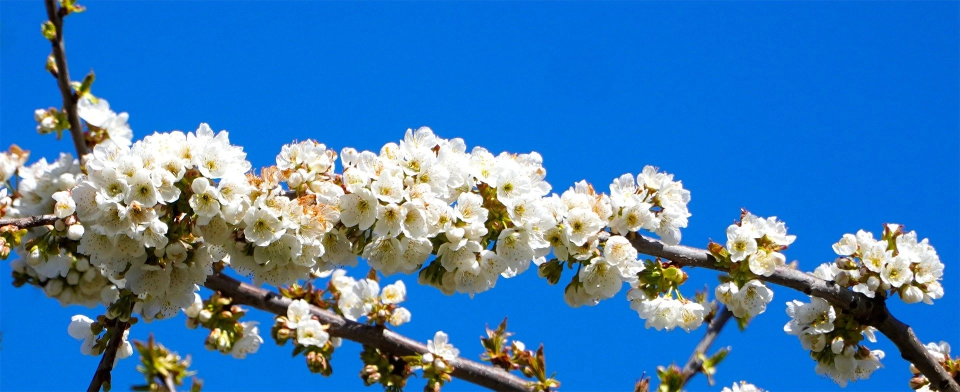
#> input picture image/cb.jpg, 1920 x 784 px (shown at 1/2 size)
$ jupyter execute --allow-errors '5 week.ipynb'
#> lines starting #> are read from the running program, lines starting #| are printed output that depends on the picture; after the words box and inside, x2 and y2 are one past the last pixel; in counts of white or black regions, pixels touching at a corner belong together
[cell 1]
import numpy as np
import cv2

[cell 2]
## 트랙바 (이진화, 어파인변환)
def onChange(pos): ## 콜백 함수
    pass

src_gray = cv2.imread('image/cb.jpg', 0) ## 그레이스케일
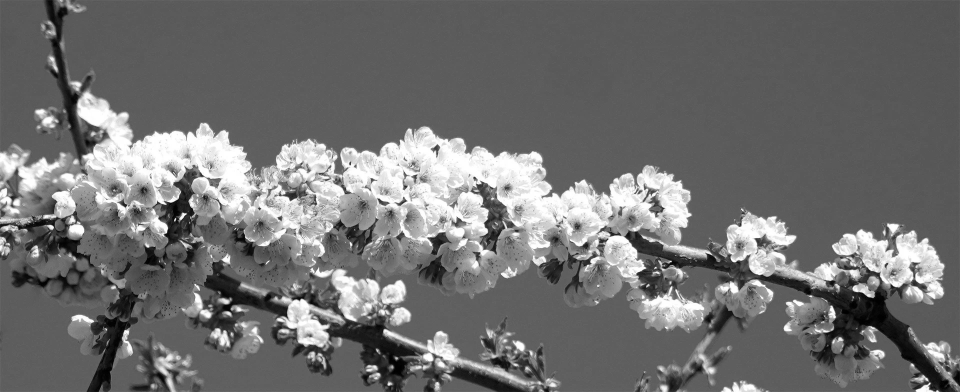
#> src_gray: shape (784, 1920) (shown at 1/2 size); min 0, max 255, mean 112.6
src_color = cv2.imread('image/cb.jpg', 1) ## bgr 컬러 스케일
#> src_color is the input picture: shape (784, 1920, 3); mean B, G, R 181.7, 124.4, 63
src_gray = cv2.resize(src_gray,dsize = (0,0), fx = 0.5, fy = 0.5, interpolation = cv2.INTER_AREA)
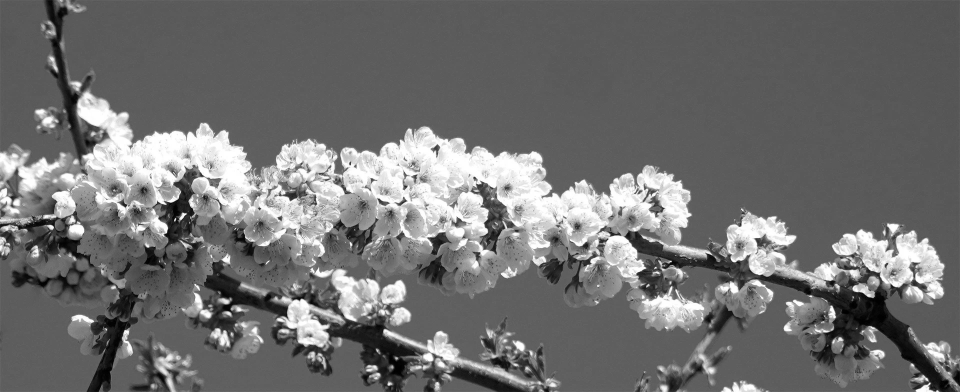
#> src_gray: shape (392, 960); min 0, max 255, mean 112.7
src_color = cv2.resize(src_color,dsize = (0,0), fx = 0.5, fy = 0.5, interpolation = cv2.INTER_AREA)
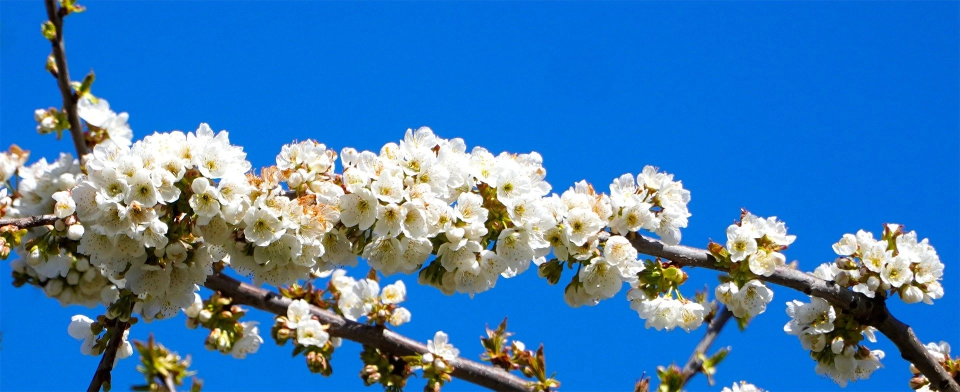
#> src_color: shape (392, 960, 3); mean B, G, R 181.8, 124.6, 63.1
height, width, channel = src_color.shape
#> height = 392; width = 960; channel = 3
cv2.namedWindow("Track_threshold") ## 스레스홀드를 사용하기위한 윈도우 창
cv2.namedWindow("Track_warpAffine") ## 어파인변환을 사용하기 위한 윈도우 창
cv2.createTrackbar('threshold', 'Track_threshold', 0, 255, onChange)
cv2.createTrackbar('maxValue', 'Track_threshold', 0, 255 , onChange)
cv2.createTrackbar('rotation', 'Track_warpAffine', 0, 360 , onChange)

cv2.setTrackbarPos('threshold','Track_threshold',127)
cv2.setTrackbarPos('maxValue','Track_threshold',255)
cv2.setTrackbarPos('rotation','Track_warpAffine',180)

while cv2.waitKey(1) != ord('q') : ## q 를 누르면 종료

#> (key q is pressed here)
    thresh = cv2.getTrackbarPos('threshold','Track_threshold')
    maxval = cv2.getTrackbarPos('maxValue','Track_threshold')
    _,binary = cv2.threshold(src_gray, thresh, maxval, cv2.THRESH_BINARY)

    rot = cv2.getTrackbarPos('rotation','Track_warpAffine')
    matrix = cv2.getRotationMatrix2D((width/2,height/2), rot, 1)
    warpAffine = cv2.warpAffine(src_color, matrix, (width,height), borderMode = cv2.BORDER_DEFAULT)

    cv2.imshow('Track_threshold',binary)
    cv2.imshow('Track_warpAffine',warpAffine)

cv2.destroyAllWindows()

[cell 3]
## 트랙바 (blur, hsv 컬러 추출)
def onChange(pos) : ## 콜백 함수
    pass
src = cv2.imread('image/tomato.jpg',1)
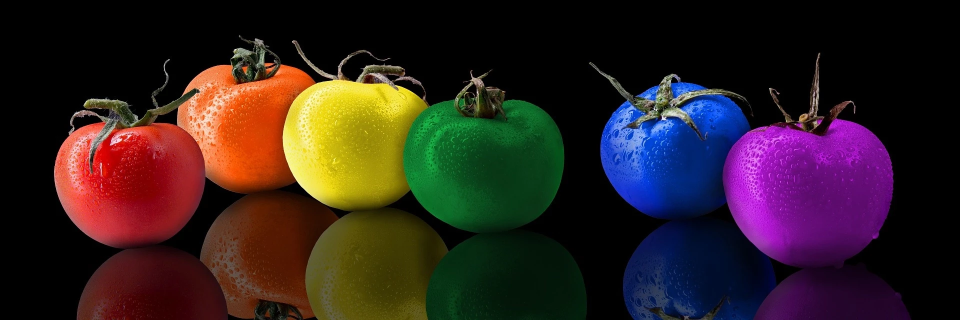
#> input picture image/tomato.jpg, 1920 x 640 px (shown at 1/2 size)
#> src is the input picture: shape (640, 1920, 3); mean B, G, R 31.8, 32.8, 48.3
src = cv2.resize(src, dsize = (0,0), fx = 0.5, fy = 0.5, interpolation = cv2.INTER_AREA)
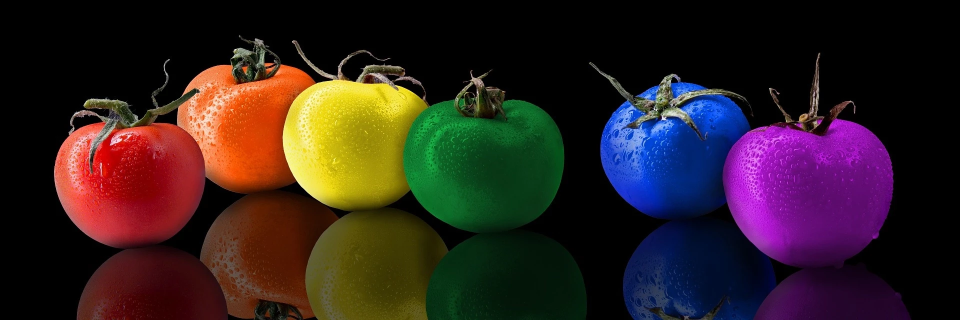
#> src: shape (320, 960, 3); mean B, G, R 31.8, 32.8, 48.4
hsv = cv2.cvtColor(src, cv2.COLOR_BGR2HSV)
#> hsv: shape (320, 960, 3); mean H, S, V 44.3, 121.6, 63.7
cv2.namedWindow("Track_blur") ## blur 윈도우 창
cv2.namedWindow("Track_hsv")  ## hsv 윈도우 창

cv2.createTrackbar('ksize_x', 'Track_blur', 1, 20, onChange) ## 커널 가로 축
cv2.createTrackbar('ksize_y', 'Track_blur', 1, 20, onChange) ## 커널 세로 축
cv2.createTrackbar('h_min', 'Track_hsv', 0, 180, onChange)   ## h의 최대값
cv2.createTrackbar('h_max', 'Track_hsv', 0, 180, onChange)   ## h의 최소값

cv2.setTrackbarPos('ksize_x', 'Track_blur', 1)
cv2.setTrackbarPos('ksize_y', 'Track_blur', 1)
cv2.setTrackbarMin('ksize_x', 'Track_blur', 1) ## 커널 사이즈가 0일 수 없기 때문에 트랙바 변수 최솟값을 1로 설정
cv2.setTrackbarMin('ksize_y', 'Track_blur', 1) ## 커널 사이즈가 0일 수 없기 때문에 트랙바 변수 최솟값을 1로 설정
cv2.setTrackbarPos('h_min', 'Track_hsv', 8)
cv2.setTrackbarPos('h_max', 'Track_hsv', 20)

while cv2.waitKey(1) != ord('q') :  ## q를 누르면 종료
#> (key q is pressed here)
    x = cv2.getTrackbarPos('ksize_x', 'Track_blur')
    y = cv2.getTrackbarPos('ksize_y', 'Track_blur')
    blur = cv2.blur(src, (x,y), anchor = (-1,-1))
    h_min = cv2.getTrackbarPos('h_min', 'Track_hsv')
    h_max = cv2.getTrackbarPos('h_max', 'Track_hsv')
    h, s, v = cv2.split(hsv)
    h = cv2.inRange(h, h_min, h_max)
    color = cv2.bitwise_and(hsv,hsv, mask = h)
    color = cv2.cvtColor(color, cv2.COLOR_HSV2BGR)
    cv2.imshow("Track_blur", blur)
    cv2.imshow('Track_hsv', color)
cv2.destroyAllWindows()

[cell 4]
## 허프변환 원 검출

src = cv2.imread('image/coin.jpg', 1)
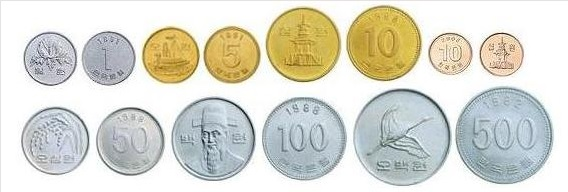
#> input picture image/coin.jpg, 568 x 192 px
#> src is the input picture: shape (192, 568, 3); mean B, G, R 206.6, 217.8, 218
dst = src.copy()
gray = cv2.cvtColor(src,cv2.COLOR_BGR2GRAY)
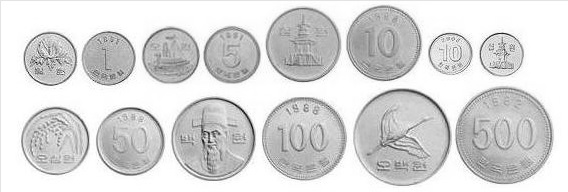
#> gray: shape (192, 568); min 4, max 255, mean 216.6


circles = cv2.HoughCircles(gray, cv2.HOUGH_GRADIENT, 1, 50, param1 = 150, param2 = 40, minRadius = 10, maxRadius = 50)
#> circles = 14 rows, first 8: [401.5, 136.5, 48.3], [302.5, 44.5, 37.1], [212.5, 139.5, 41.9], [54.5, 140.5, 33.8], [504.5, 134.5, 49.4], [305.5, 139.5, 40.2], [129.5, 141.5, 34], [108.5, 57.5, 27.1]

for i in circles[0]:
    cv2.circle(dst,(i[0].astype(np.uint16),i[1].astype(np.uint16)),i[2].astype(np.uint16), (0,0,0), 5)
#> this loop made 14 passes
#> i on passes 1 to 12: [401.5, 136.5, 48.3], [302.5, 44.5, 37.1], [212.5, 139.5, 41.9], [54.5, 140.5, 33.8], [504.5, 134.5, 49.4], [305.5, 139.5, 40.2], [129.5, 141.5, 34], [108.5, 57.5, 27.1], [382.5, 43.5, 36.6], [50.5, 58.5, 26.8], [232.5, 54.5, 28.5], [171.5, 54.5, 27.8]
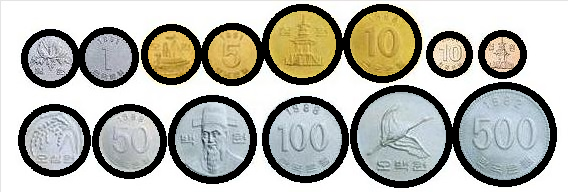
#> dst: shape (192, 568, 3); 18.76% of pixels changed, all inside (x1, y1, x2, y2) = (18, 4, 557, 188)


cv2.imshow('dst', dst)
cv2.waitKey(0)
cv2.destroyAllWindows()

[cell 5]
## 템플릿 검출

capture = cv2.VideoCapture(0)
capture.set(cv2.CAP_PROP_FRAME_WIDTH, 640)
capture.set(cv2.CAP_PROP_FRAME_HEIGHT, 480)
templit = cv2.imread("image/sky.jpg", 0)


while capture.isOpened():
    ret, frame = capture.read()
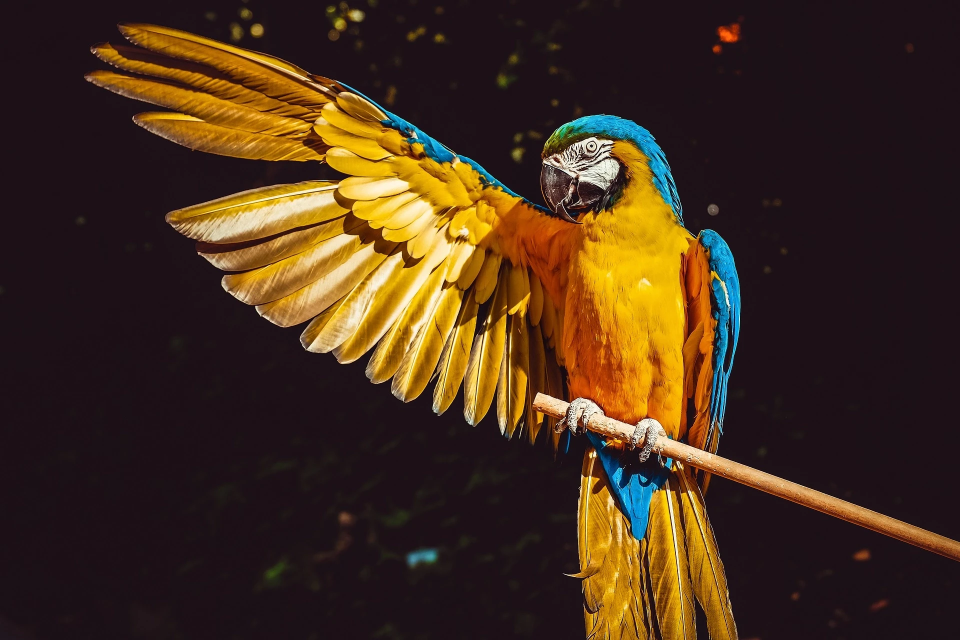
#> input picture image/aaa.jpg, 1920 x 1280 px, given in place of the camera (shown at 1/2 size)
#> frame is the input picture: shape (1280, 1920, 3); mean B, G, R 28.8, 47.5, 69.5
    if not ret:
        break

    if cv2. waitKey(33) == ord('q'):
#> (key q is pressed here)
        break


    dst = frame.copy()
    dst = cv2.cvtColor(dst,cv2.COLOR_BGR2GRAY)
    result = cv2.matchTemplate(dst, templit, cv2.TM_CCOEFF_NORMED)

    minVal, maxVal, minLoc, maxLoc = cv2.minMaxLoc(result)

    x, y = maxLoc
    h, w = templit.shape
    frame = cv2.rectangle(frame, (x, y), (x +  w, y + h) , (0, 0, 255), 1)


    cv2.imshow('Video', frame)


capture.release()
cv2.destroyAllWindows()
